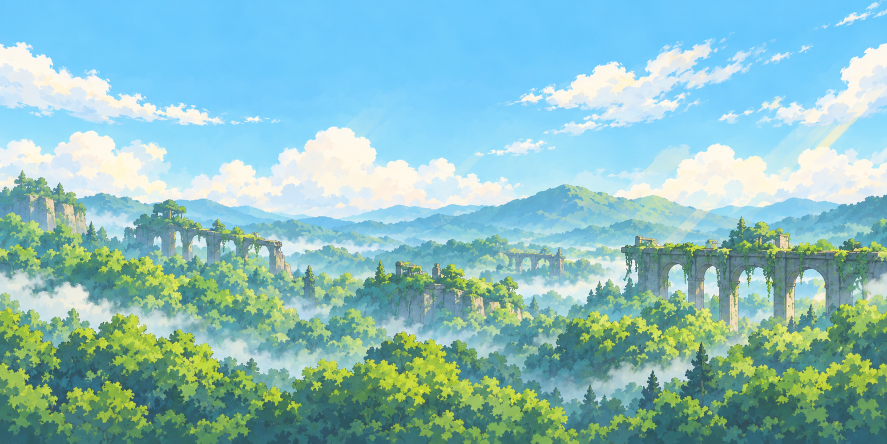
#> input picture assets/art-v1/masters/landscape-far.png, 1774 x 887 px (shown at 1/2 size)
$ python prepare-window-regions-art.py
#> lines starting #> are read from the running program, lines starting #| are printed output that depends on the picture
#!/usr/bin/env python3
"""Export generated window layers and standalone device-format candidates. No firmware edits."""
from pathlib import Path
import hashlib,json
from PIL import Image,ImageDraw
import numpy as np
ROOT=Path(__file__).resolve().parents[1];OUT=ROOT/'assets/art-v1/window-regions-v1'
(OUT/'device').mkdir(exist_ok=True);(OUT/'layers').mkdir(exist_ok=True)
specs=[('plains','晴朗平原','Open plain','现有场景，拱桥遗迹与开阔绿地'),('wasteland','干旱荒原','Dry wasteland','断桥、锈蚀输电塔、废弃集能板与耐旱植物'),('rain_city','雨中旧城','Rainy old city','空楼、旧车站和高架桥，藤蔓与雨雾交织'),('tunnel','废弃隧道','Abandoned tunnel','旧廊道、信号与管线，苔藓蕨类从破口长入'),('forest','繁茂森林','Reclaimed forest','站台雨棚与栈桥，被树根、藤蔓和花草包围')]
m={'version':1,'generator':'built-in image_gen','new_regions':4,'new_masters':8,'regions':[],
   'device_status':'Standalone candidates only; not added to firmware or flashed',
   'repeat':'Reflected-repeat scrolling avoids demanding identical generated image edge pixels',
   'far_size':[480,240],'near_size':[480,128]}
for i,(key,name,title,desc) in enumerate(specs):
 base=ROOT/'assets/art-v1/masters' if key=='plains' else OUT/'masters'
 far_src=base/('landscape-far.png' if key=='plains' else key+'-far.png')
 near_src=base/('landscape-near.png' if key=='plains' else key+'-near.png')
 far=Image.open(far_src).convert('RGB').resize((480,240),Image.Resampling.LANCZOS)
 near_master=Image.open(near_src).convert('RGBA')
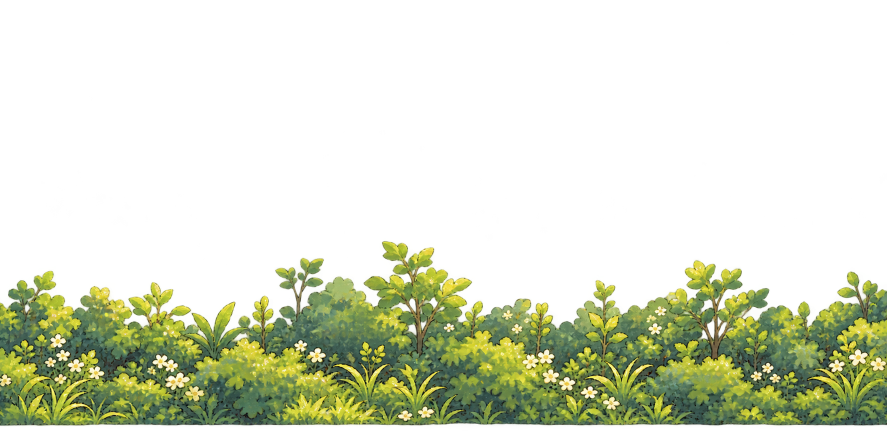
#> input picture assets/art-v1/masters/landscape-near.png, 1774 x 887 px (shown at 1/2 size)
#> near_master is the input picture: PIL image 1774x887 RGBA; mean R, G, B, A 40.1, 45.9, 21.3, 72.2
 assert near_master.getchannel('A').getextrema()==(0,255)
 # The alpha in the unpainted upper half is retained; crop common lower strip.
 near=near_master.crop((0,round(near_master.height*.48),near_master.width,near_master.height)).resize((480,128),Image.Resampling.LANCZOS)
 far_file=f'layers/{key}-far.png';near_file=f'layers/{key}-near.png'
 far.save(OUT/far_file,optimize=True);near.save(OUT/near_file,optimize=True)
 a=np.asarray(far,dtype=np.uint16);pixels=(((a[:,:,0]>>3)<<11)|((a[:,:,1]>>2)<<5)|(a[:,:,2]>>3)).astype('<u2')
#> after `pixels = (a[:, :, 0] >> 3 << 11 | a[:, :, 1] >> 2 << 5 | a[:, :, 2] >>`:
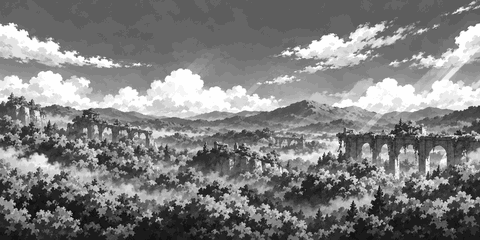
#> pixels: shape (240, 480) uint16; min 6766, max 65535, mean 36221.8; drawn with min black and max white
 far_raw=pixels.tobytes();far_bin=f'device/{key}-far-rgb565.bin';(OUT/far_bin).write_bytes(far_raw)
 decoded=np.stack((((pixels>>11)&31)<<3,((pixels>>5)&63)<<2,(pixels&31)<<3),axis=-1).astype(np.uint8)
 far_device=f'device/{key}-far-rgb565.png';Image.fromarray(decoded).save(OUT/far_device)
 assert len(far_raw)==480*240*2
 q=near.quantize(colors=16,method=Image.Quantize.FASTOCTREE,dither=Image.Dither.NONE);idx=np.asarray(q,dtype=np.uint8);rgba=np.asarray(q.convert('RGBA'));pal=bytearray(64)
#> after `q = near.quantize(colors=16, method=Image.Quantize.FASTOCTREE, dither=`:
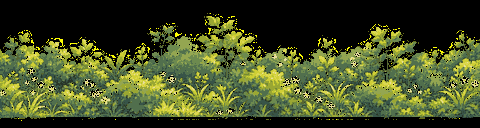
#> q: PIL image 480x128 P; mean R, G, B 66.1, 75.9, 35.6
#> after `idx = np.asarray(q, dtype=np.uint8)`:
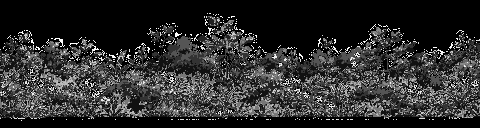
#> idx: shape (128, 480); min 0, max 15, mean 2.65; drawn with min black and max white
#> after `rgba = np.asarray(q.convert('RGBA'))`:
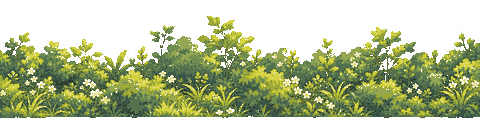
#> rgba: shape (128, 480, 4); mean R, G, B, A 66.1, 75.9, 35.6, 131.6; transparent parts drawn white
 for j in np.unique(idx):
  y,x=np.argwhere(idx==j)[0];r,g,b,alpha=map(int,rgba[y,x]);pal[int(j)*4:int(j)*4+4]=bytes((b,g,r,alpha))
#> this loop made 16 passes
#> (y, x, r, g, b, alpha) on passes 1 to 12: (0, 0, 0, 0, 0, 0), (33, 159, 81, 111, 77, 251), (16, 207, 154, 167, 51, 249), (27, 172, 109, 138, 79, 250), (29, 167, 87, 102, 50, 248), (18, 214, 148, 166, 81, 250), (16, 208, 208, 207, 53, 250), (51, 475, 56, 84, 72, 251), (17, 212, 220, 216, 82, 251), (23, 217, 115, 138, 54, 249), (42, 387, 53, 74, 53, 250), (50, 469, 40, 53, 40, 250)
 stride=240;packed=(idx[:,::2]<<4)|idx[:,1::2];near_raw=bytes(pal)+packed.tobytes();near_bin=f'device/{key}-near-i4.bin';(OUT/near_bin).write_bytes(near_raw)
#> after `packed = idx[:, ::2] << 4 | idx[:, 1::2]`:
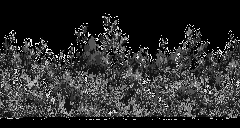
#> packed: shape (128, 240); min 0, max 255, mean 44.9
 palette=np.frombuffer(near_raw[:64],np.uint8).reshape(16,4)[:,[2,1,0,3]]
#> palette = 16 rows, first 6: [0, 0, 0, 0], [81, 111, 77, 251], [154, 167, 51, 249], [109, 138, 79, 250], [87, 102, 50, 248], [148, 166, 81, 250]
 indices=np.empty((128,480),dtype=np.uint8);indices[:,::2]=packed>>4;indices[:,1::2]=packed&15
#> after `indices[:, ::2] = packed >> 4`:
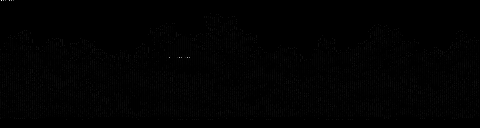
#> indices: shape (128, 480); min 0, max 254, mean 1.4
 assert np.array_equal(palette[indices],rgba)
 near_device=f'device/{key}-near-i4.png';Image.fromarray(rgba).save(OUT/near_device)
 def meta(file,fmt,w,h,stride):
  data=(OUT/file).read_bytes();return {'file':file,'format':fmt,'width':w,'height':h,'stride':stride,'bytes':len(data),'sha256':hashlib.sha256(data).hexdigest()}
 m['regions'].append({'id':i,'key':key,'name':name,'title':title,'description':desc,'new':key!='plains','far':far_file,'near':near_file,'far_master':str(far_src.relative_to(ROOT)),'near_master':str(near_src.relative_to(ROOT)),'device_far':meta(far_bin,'RGB565',480,240,960),'device_near':meta(near_bin,'I4',480,128,240),'far_device_preview':far_device,'near_device_preview':near_device})
#> (the run stopped early here; a loop or call above may not have finished)
